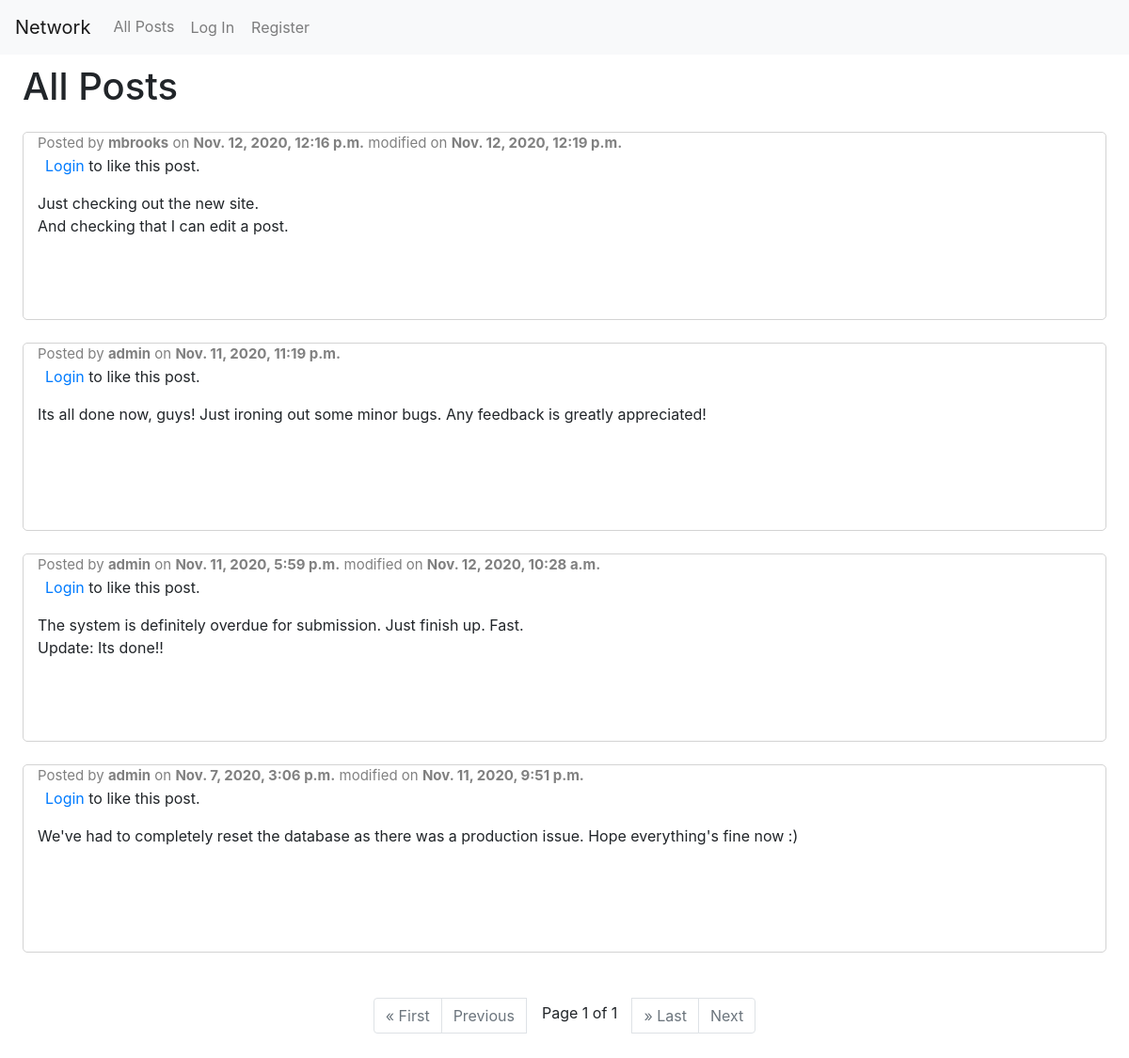
The page / on the database its author committed.
### network/models.py (models this page shows)
class Posts(models.Model):
    user = models.ForeignKey(User, on_delete=models.CASCADE)
    content = models.CharField(max_length=255)
    likes = models.IntegerField(default=0)
    timestamp = models.DateTimeField(default=datetime.now(), editable=False)
    modified = models.DateTimeField(default=None, null=True)
    class Meta:
        ordering = ['-timestamp']
        verbose_name_plural = 'Posts'

class User(AbstractUser):
    pass

### network/views.py (the view)
# urls.py: path("", views.index, name="index"),
def index(request):
    allPosts = Posts.objects.all()
    paginator = Paginator(allPosts, 10)
    pageNum = request.GET.get('page')
    posts = paginator.get_page(pageNum)
    return render(request, 'network/index.html', {
        'posts': posts
    })

### network/templates/network/index.html (shortened to what this page needs)
{% extends "network/layout.html" %}
{% block body %}
    <h1>All Posts</h1>
    {% for post in posts %}
        <div class="container-fluid mt-4">
            <div class="row">
                <div class="col">
                    {% if post.modified %}
                        <p class="username">Posted by <a class="username" href="{% url 'profile' post.user.username %}"><strong>{{ post.user.username }}</strong></a> on <strong>{{ post.timestamp }}</strong> modified on <strong>{{ post.modified }}</strong></p>
                    {% else %}
                        <p class="username">Posted by <a class="username" href="{% url 'profile' post.user.username %}"><strong>{{ post.user.username }}</strong></a> on <strong>{{ post.timestamp }}</strong></p>
                    {% endif %}
                    <div class="links ">
                        {% if user.is_authenticated %}
                            <button data-id="{{ post.id }}" class="btn btn-default like-button shadow-none fa fa-heart" style="color: red;">{{ post.likes }}</button>
                            {% if post.user.username == user.username %}
                                <button data-id="{{ post.id }}" class="btn btn-link edit-button">Edit</button>
                                <button data-id="{{ post.id }}" class="btn btn-link delete-button" style="color: red;">Delete</button>
                            {% endif %}
                        {% else %}
                            <p><a href="{% url 'login' %}" class="pl-2">Login</a> to like this post.</p>
                        {% endif %}
                    </div>
                    <div class="post-body" style="white-space: pre-wrap;">{{ post.content }}</div>
                </div>
            </div>
        </div>
    {% empty %}
        <h2>No posts currently on site.</h2>
    {% endfor %}
    {% if posts %}
        <ul class="pagination justify-content-center mt-5">
            {% if posts.has_previous %}
                <li class="page-item"><a class="page-link" href="?page=1">&laquo; First</a></li>
                <li class="page-item"><a class="page-link" href="?page={{ posts.previous_page_number }}">Previous</a></li>
            {% else %}
                <li class="page-item disabled"><a class="page-link" href="?page=1">&laquo; First</a></li>
                <li class="page-item disabled"><a class="page-link" href="?page=1">Previous</a></li>
            {% endif %}
            <span class="current mx-3 pt-1">
                Page {{ posts.number }} of {{ posts.paginator.num_pages }}
            </span>
            {% if posts.has_next %}
                <li class="page-item"><a class="page-link" href="?page={{ posts.paginator.num_pages }}">&raquo; Last</a></li>
                <li class="page-item"><a class="page-link" href="?page={{ posts.next_page_number }}">Next</a></li>
            {% else %}
                <li class="page-item disabled"><a class="page-link" href="?page={{ posts.paginator.num_pages }}">&raquo; Last</a></li>
                <li class="page-item disabled"><a class="page-link" href="?page={{ posts.paginator.num_pages }}">Next</a></li>
            {% endif %}
        </ul>
    {% endif %}
{% endblock body %}

### network/static/network/main.css (style rules this page uses)
.username { top: 0; left: 0; color: gray; font-size: 15px; margin-bottom: 0; }
.row { height: 200px; border: 1px solid lightgray; border-radius: 5px; }

### rows shown on the page
Posts: user.username "mbrooks", timestamp "Nov. 12, 2020, 12:16 p.m.", modified "Nov. 12, 2020, 12:19 p.m.", content "Just checking out the new site. And checking that I can edit a post."
Posts: user.username "admin", timestamp "Nov. 11, 2020, 11:19 p.m.", content "Its all done now, guys! Just ironing out some minor bugs. Any feedback is greatly appreciated!"
Posts: user.username "admin", timestamp "Nov. 11, 2020, 5:59 p.m.", modified "Nov. 12, 2020, 10:28 a.m.", content "The system is definitely overdue for submission. Just finish up. Fast. Update: Its done!!"
Posts: user.username "admin", timestamp "Nov. 7, 2020, 3:06 p.m.", modified "Nov. 11, 2020, 9:51 p.m.", content "We've had to completely reset the database as there was a production issue. Hope everything's fine now :)"

### other values the page prints
{{ posts.number }} "1"
{{ posts.paginator.num_pages }} "1"
